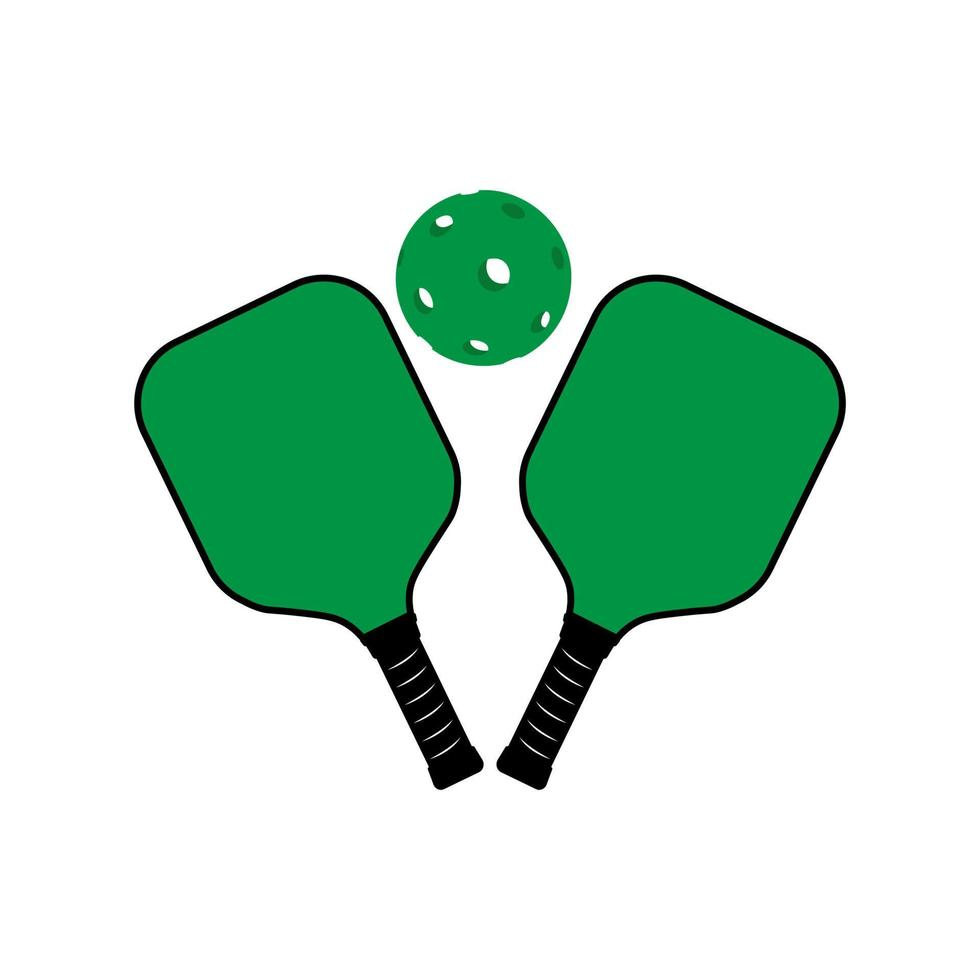
#> input picture OOP_FinalProj/pickleball1.jpg, 980 x 980 px
$ python title_icon.py
#> lines starting #> are read from the running program, lines starting #| are printed output that depends on the picture
from PIL import Image
import os

try:
    # ----- PicklePlay Title Icon -----
    img = Image.open("pickleball1.jpg").convert("RGBA")

    img = img.resize((128, 128), Image.Resampling.LANCZOS)
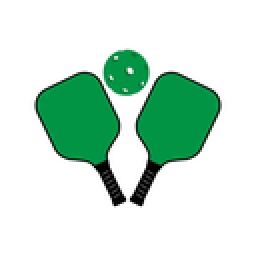
#> img: PIL image 128x128 RGBA (shown 2 times larger); mean R, G, B, A 201, 227.3, 212.9, 255

    img.save("pickleball_icon.png", "PNG")
    img.save("pickleball_icon.ico", format="ICO")
    print("Success: Generated pickleball_icon.png and pickleball_icon.ico from pickleball1.jpg!")
except Exception as e:
    print(f"Error processing image: {e}")
